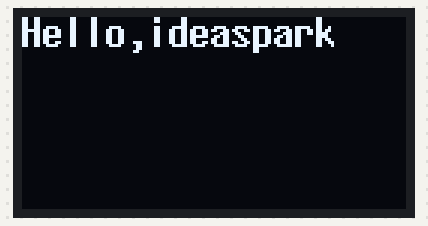
Bench run of a sketch on a simulated ESP32. Parts: 128×64 one-colour display.

Above: at 0.1 s.

The sketch:

OLEDSPARK.ino
```cpp
#include <Arduino.h>
#include <U8g2lib.h>

#ifdef U8X8_HAVE_HW_SPI
#include <SPI.h>
#endif
#ifdef U8X8_HAVE_HW_I2C
#include <Wire.h>
#endif

U8G2_SSD1306_128X64_NONAME_F_HW_I2C u8g2(U8G2_R0, /* reset=*/ U8X8_PIN_NONE, /* clock=*/ 14, /* data=*/ 12);   // ESP32 Thing, HW I2C with pin remapping

void setup(void) {
  u8g2.begin();
}

void loop(void) {
  u8g2.clearBuffer();         // clear the internal memory
  u8g2.setFont(u8g2_font_7x14B_tr); // choose a suitable font
  u8g2.drawStr(0,10,"Hello,ideaspark"); // write something to the internal memory
  u8g2.sendBuffer();          // transfer internal memory to the display
  delay(1000);
}
```
